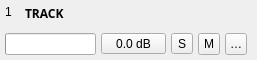
<?xml version="1.0" encoding="UTF-8"?>
<ui version="4.0">
 <class>TrackControlsWidget</class>
 <widget class="QWidget" name="TrackControlsWidget">
  <property name="geometry">
   <rect>
    <x>0</x>
    <y>0</y>
    <width>250</width>
    <height>60</height>
   </rect>
  </property>
  <property name="sizePolicy">
   <sizepolicy hsizetype="Expanding" vsizetype="Minimum">
    <horstretch>0</horstretch>
    <verstretch>0</verstretch>
   </sizepolicy>
  </property>
  <property name="minimumSize">
   <size>
    <width>0</width>
    <height>60</height>
   </size>
  </property>
  <property name="maximumSize">
   <size>
    <width>300</width>
    <height>60</height>
   </size>
  </property>
  <property name="contextMenuPolicy">
   <enum>Qt::CustomContextMenu</enum>
  </property>
  <property name="windowTitle">
   <string>Form</string>
  </property>
  <property name="styleSheet">
   <string notr="true"/>
  </property>
  <layout class="QHBoxLayout" name="horizontalLayout_3">
   <property name="spacing">
    <number>0</number>
   </property>
   <property name="leftMargin">
    <number>0</number>
   </property>
   <property name="topMargin">
    <number>0</number>
   </property>
   <property name="rightMargin">
    <number>0</number>
   </property>
   <property name="bottomMargin">
    <number>0</number>
   </property>
   <item>
    <widget class="QFrame" name="trackContainer">
     <property name="sizePolicy">
      <sizepolicy hsizetype="Preferred" vsizetype="Preferred">
       <horstretch>0</horstretch>
       <verstretch>0</verstretch>
      </sizepolicy>
     </property>
     <property name="autoFillBackground">
      <bool>false</bool>
     </property>
     <property name="frameShape">
      <enum>QFrame::Box</enum>
     </property>
     <property name="frameShadow">
      <enum>QFrame::Sunken</enum>
     </property>
     <property name="lineWidth">
      <number>0</number>
     </property>
     <layout class="QVBoxLayout" name="verticalLayout_2">
      <property name="spacing">
       <number>5</number>
      </property>
      <property name="sizeConstraint">
       <enum>QLayout::SetMinimumSize</enum>
      </property>
      <property name="leftMargin">
       <number>5</number>
      </property>
      <property name="topMargin">
       <number>5</number>
      </property>
      <property name="rightMargin">
       <number>5</number>
      </property>
      <property name="bottomMargin">
       <number>5</number>
      </property>
      <item>
       <layout class="QHBoxLayout" name="horizontalLayout_2">
        <property name="sizeConstraint">
         <enum>QLayout::SetFixedSize</enum>
        </property>
        <item>
         <widget class="QLabel" name="number">
          <property name="sizePolicy">
           <sizepolicy hsizetype="Preferred" vsizetype="Expanding">
            <horstretch>0</horstretch>
            <verstretch>0</verstretch>
           </sizepolicy>
          </property>
          <property name="maximumSize">
           <size>
            <width>15</width>
            <height>16777215</height>
           </size>
          </property>
          <property name="text">
           <string>1</string>
          </property>
          <property name="alignment">
           <set>Qt::AlignLeading|Qt::AlignLeft|Qt::AlignTop</set>
          </property>
         </widget>
        </item>
        <item>
         <widget class="QLabel" name="title">
          <property name="sizePolicy">
           <sizepolicy hsizetype="Preferred" vsizetype="Expanding">
            <horstretch>0</horstretch>
            <verstretch>0</verstretch>
           </sizepolicy>
          </property>
          <property name="font">
           <font>
            <family>SF Display</family>
            <weight>75</weight>
            <bold>true</bold>
           </font>
          </property>
          <property name="styleSheet">
           <string notr="true"/>
          </property>
          <property name="text">
           <string>TRACK</string>
          </property>
          <property name="alignment">
           <set>Qt::AlignLeading|Qt::AlignLeft|Qt::AlignTop</set>
          </property>
         </widget>
        </item>
       </layout>
      </item>
      <item>
       <layout class="QHBoxLayout" name="horizontalLayout">
        <property name="spacing">
         <number>5</number>
        </property>
        <property name="sizeConstraint">
         <enum>QLayout::SetMinimumSize</enum>
        </property>
        <property name="rightMargin">
         <number>0</number>
        </property>
        <item>
         <widget class="QProgressBar" name="trackMeter">
          <property name="minimumSize">
           <size>
            <width>0</width>
            <height>19</height>
           </size>
          </property>
          <property name="minimum">
           <number>-100</number>
          </property>
          <property name="maximum">
           <number>10</number>
          </property>
          <property name="value">
           <number>-100</number>
          </property>
          <property name="textVisible">
           <bool>false</bool>
          </property>
          <property name="format">
           <string>%p%</string>
          </property>
         </widget>
        </item>
        <item>
         <widget class="QToolButton" name="peakdBLabel">
          <property name="minimumSize">
           <size>
            <width>65</width>
            <height>0</height>
           </size>
          </property>
          <property name="text">
           <string>0.0 dB</string>
          </property>
         </widget>
        </item>
        <item>
         <widget class="QToolButton" name="soloButton">
          <property name="sizePolicy">
           <sizepolicy hsizetype="Fixed" vsizetype="Fixed">
            <horstretch>0</horstretch>
            <verstretch>0</verstretch>
           </sizepolicy>
          </property>
          <property name="minimumSize">
           <size>
            <width>22</width>
            <height>0</height>
           </size>
          </property>
          <property name="text">
           <string>S</string>
          </property>
          <property name="checkable">
           <bool>true</bool>
          </property>
         </widget>
        </item>
        <item>
         <widget class="QToolButton" name="muteButton">
          <property name="sizePolicy">
           <sizepolicy hsizetype="Fixed" vsizetype="Minimum">
            <horstretch>0</horstretch>
            <verstretch>0</verstretch>
           </sizepolicy>
          </property>
          <property name="minimumSize">
           <size>
            <width>22</width>
            <height>0</height>
           </size>
          </property>
          <property name="text">
           <string>M</string>
          </property>
          <property name="checkable">
           <bool>true</bool>
          </property>
         </widget>
        </item>
        <item>
         <widget class="QToolButton" name="armButton">
          <property name="sizePolicy">
           <sizepolicy hsizetype="Fixed" vsizetype="Minimum">
            <horstretch>0</horstretch>
            <verstretch>0</verstretch>
           </sizepolicy>
          </property>
          <property name="minimumSize">
           <size>
            <width>22</width>
            <height>0</height>
           </size>
          </property>
          <property name="text">
           <string>ARM</string>
          </property>
          <property name="checkable">
           <bool>true</bool>
          </property>
         </widget>
        </item>
       </layout>
      </item>
     </layout>
    </widget>
   </item>
   <item>
    <widget class="QWidget" name="trackColor" native="true">
     <property name="minimumSize">
      <size>
       <width>5</width>
       <height>0</height>
      </size>
     </property>
     <property name="maximumSize">
      <size>
       <width>5</width>
       <height>16777215</height>
      </size>
     </property>
    </widget>
   </item>
  </layout>
  <action name="actionChoose_Color">
   <property name="text">
    <string>Choose Color...</string>
   </property>
   <property name="iconVisibleInMenu">
    <bool>true</bool>
   </property>
   <property name="shortcutVisibleInContextMenu">
    <bool>true</bool>
   </property>
  </action>
 </widget>
 <resources/>
 <connections/>
</ui>
